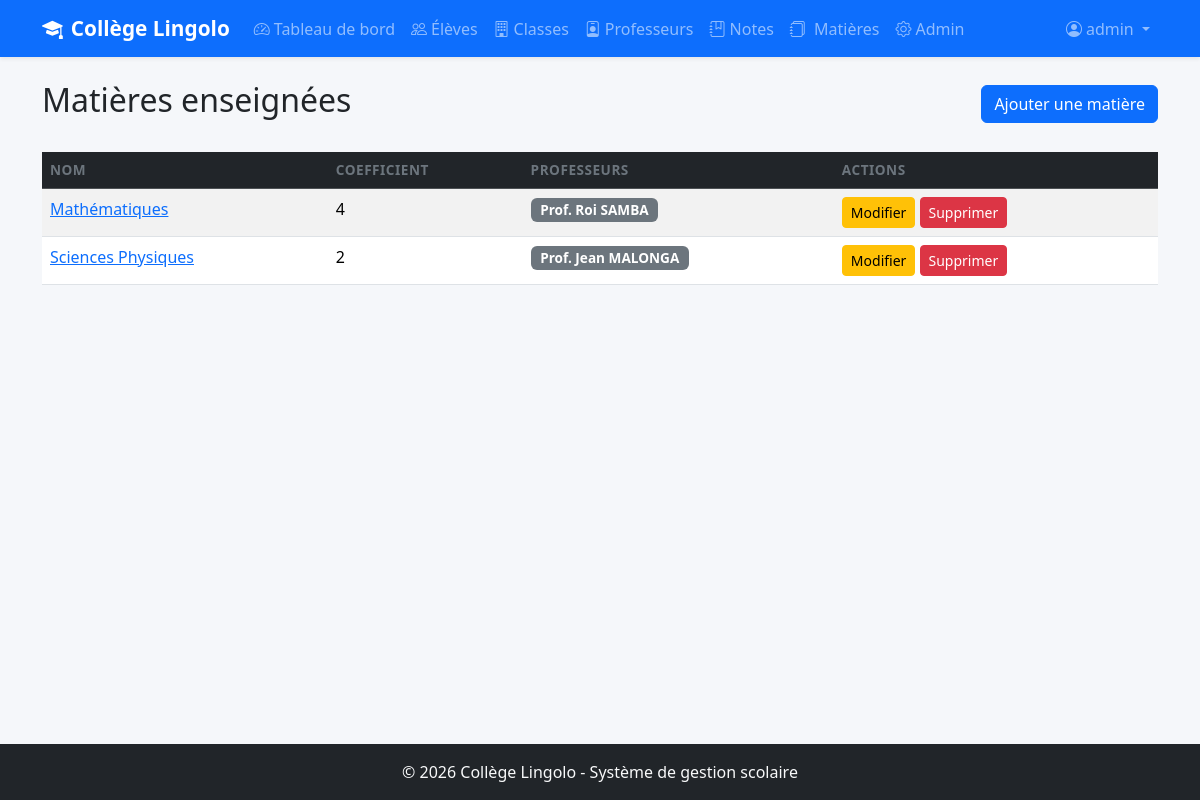
Before: /matieres/ (signed in) with the older database file.
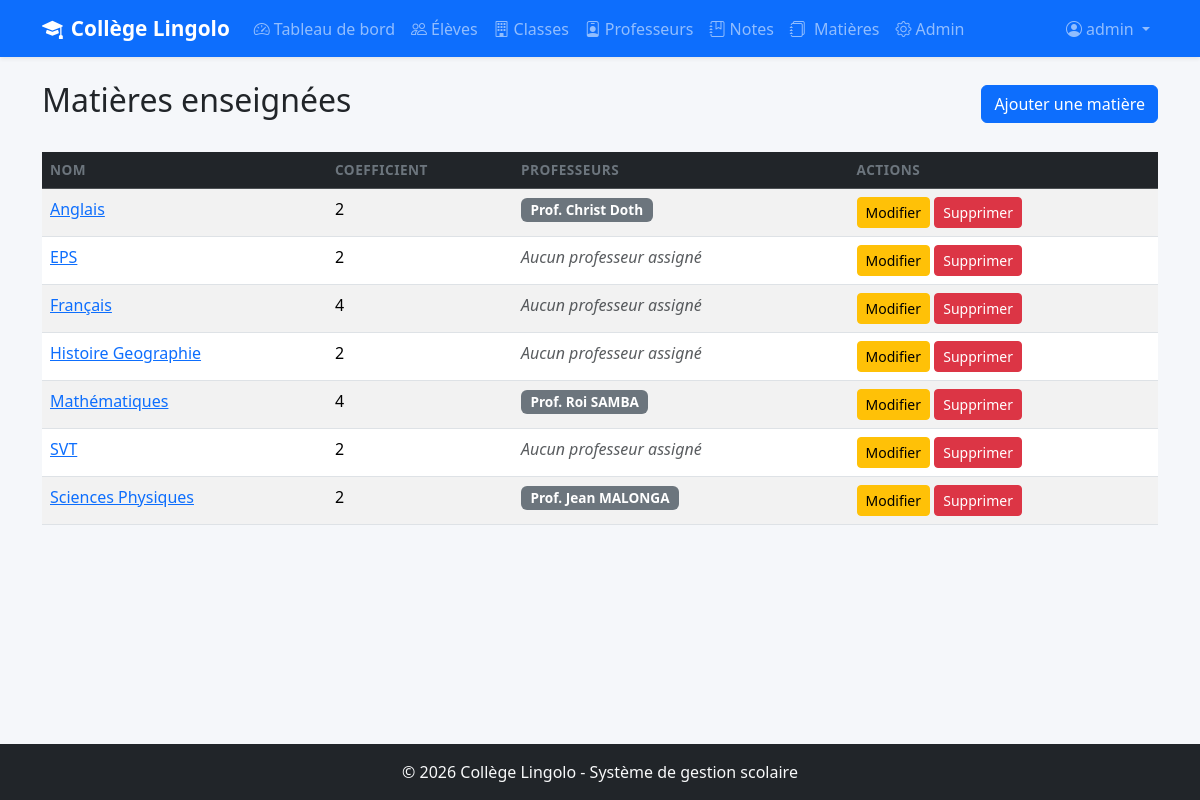
After: the same page with the newer database file.
### eleves/models.py (models this page shows, shortened)
class Matiere(models.Model):
    nom = models.CharField(
        max_length=100,
        unique=True,                     # Pas deux matières avec le même nom
        verbose_name="Nom de la matière"
    )
    coefficient = models.IntegerField(
        default=1,
        verbose_name="Coefficient"
    )
    professeurs = models.ManyToManyField(
        Professeur,
        blank=True,                      # Une matière peut n'avoir aucun prof assigné
        related_name='matieres',         # prof.matieres.all() pour voir ses matières
        verbose_name="Professeurs"
    )
    class Meta:
        verbose_name = "Matière"
        verbose_name_plural = "Matières"
        ordering = ['nom']

class Professeur(models.Model):
    nom = models.CharField(max_length=100, verbose_name="Nom")
    prenom = models.CharField(max_length=100, verbose_name="Prénom")
    telephone = models.CharField(
        max_length=20, blank=True, default='',
        verbose_name="Téléphone"
    )
    email = models.EmailField(
        blank=True, default='',
        verbose_name="Email"
    )
    specialite = models.CharField(
        max_length=100, blank=True, default='',
        verbose_name="Spécialité",
        help_text="Ex: Mathématiques, Français..."
    )
    class Meta:
        verbose_name = "Professeur"
        verbose_name_plural = "Professeurs"
        ordering = ['nom', 'prenom']
    def __str__(self):
        return f"Prof. {self.prenom} {self.nom}"

### eleves/views.py (the view)
# urls.py: path('matieres/', views.liste_matieres, name='liste_matieres'),
@login_required
def liste_matieres(request):
    matieres = Matiere.objects.prefetch_related('professeurs')
    return render(request, 'eleves/liste_matieres.html', {
        'matieres': matieres,
    })

### eleves/templates/eleves/liste_matieres.html (shortened to what this page needs)
{% extends 'eleves/base.html' %}
{% block content %}
<div class="d-flex justify-content-between align-items-center mb-4">
    <h2> Matières enseignées</h2>
    <a href="{% url 'ajouter_matiere' %}" class="btn btn-primary">
        Ajouter une matière
    </a>
</div>
<div class="table-responsive">
    <table class="table table-striped table-hover">
        <thead class="table-dark">
            <tr>
                <th>Nom</th>
                <th>Coefficient</th>
                <th>Professeurs</th>
                <th>Actions</th>
            </tr>
        </thead>
        <tbody>
            {% for matiere in matieres %}
            <tr>
                <td><a href="{% url 'detail_matiere' matiere.pk %}">{{ matiere.nom }}</a></td>
                <td>{{ matiere.coefficient }}</td>
                <td>
                    {% for prof in matiere.professeurs.all %}
                        <span class="badge bg-secondary">{{ prof }}</span>
                    {% empty %}
                        <em class="text-muted">Aucun professeur assigné</em>
                    {% endfor %}
                </td>
                <td>
                    <a href="{% url 'modifier_matiere' matiere.pk %}" class="btn btn-sm btn-warning"> Modifier</a>
                    <a href="{% url 'supprimer_matiere' matiere.pk %}" class="btn btn-sm btn-danger"> Supprimer</a>
                </td>
            </tr>
            {% empty %}
            <tr>
                <td colspan="4" class="text-center text-muted">
                    Aucune matière enregistrée.
                </td>
            </tr>
            {% endfor %}
        </tbody>
    </table>
</div>
{% endblock %}

Changed rows visible on the page:
added Matiere: nom "Anglais", coefficient "2"
added Professeur: prenom+nom "Prof. Christ Doth", shown under "Anglais"
added Matiere: nom "EPS", coefficient "2"
added Matiere: nom "Français", coefficient "4"
added Matiere: nom "Histoire Geographie", coefficient "2"
added Matiere: nom "SVT", coefficient "2"
